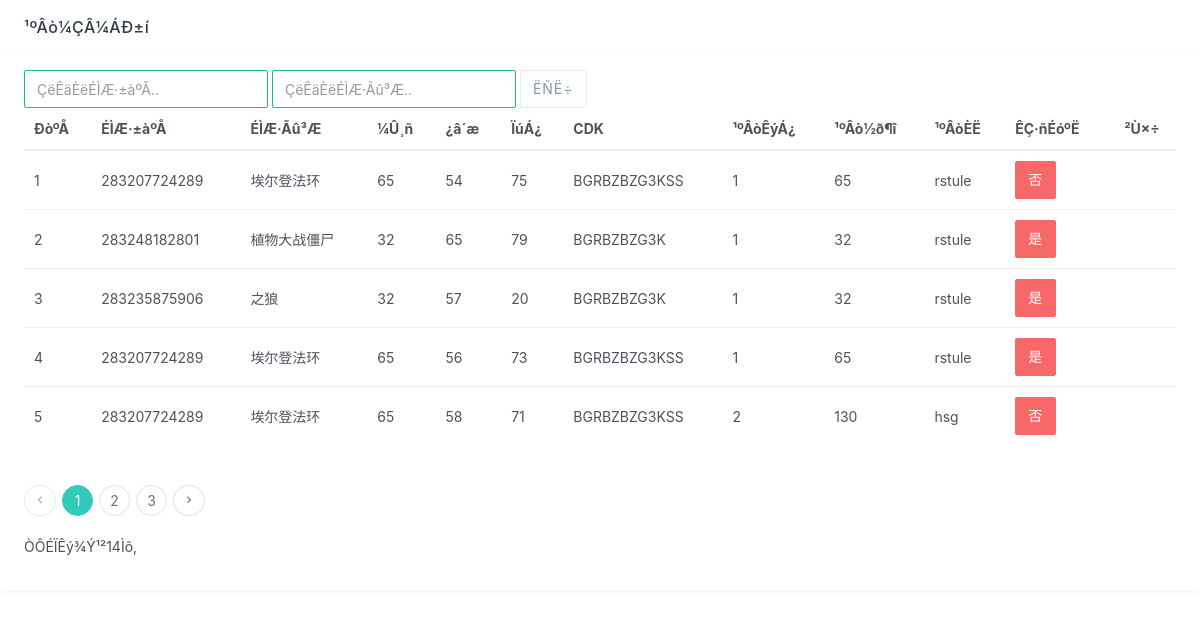
Screenshot of /goumaijilu_list_yanben.php with the database file from the repository.
### tables this page shows
CREATE TABLE IF NOT EXISTS `goumaijilu` (
  `id` int(11) NOT NULL AUTO_INCREMENT,
  `shangpinbianhao` varchar(50) DEFAULT NULL,
  `shangpinmingcheng` varchar(50) DEFAULT NULL,
  `jiage` varchar(50) DEFAULT NULL,
  `kucun` varchar(50) DEFAULT NULL,
  `xiaoliang` varchar(50) DEFAULT NULL,
  `CDK` varchar(50) DEFAULT NULL,
  `goumaishuliang` varchar(50) DEFAULT NULL,
  `goumaijine` varchar(50) DEFAULT NULL,
  `goumairen` varchar(50) DEFAULT NULL,
  `issh` varchar(10) DEFAULT '否',
  `addtime` timestamp NOT NULL DEFAULT CURRENT_TIMESTAMP,
  PRIMARY KEY (`id`)
);

### goumaijilu_list_yanben.php (the view, shortened to what this page needs)
<!DOCTYPE html PUBLIC "-//W3C//DTD XHTML 1.0 Transitional//EN" "http://www.w3.org/TR/xhtml1/DTD/xhtml1-transitional.dtd">
<html xmlns="http://www.w3.org/1999/xhtml">
<head>
<link href="ny/css/bootstrap.min.css" rel="stylesheet">
<link href="ny/css/materialdesignicons.min.css" rel="stylesheet">
<link href="ny/css/style.min.css" rel="stylesheet">
<link rel="stylesheet" href="ny/js/jconfirm/jquery-confirm.min.css">
</head>
<body>
<div class="card">
              <div class="card-header"><h4>¹ºÂò¼ÇÂ¼ÁÐ±í</h4></div>
              <div class="card-body">
			   <form class="form-inline" action="" method="post">
                  <div class="form-group">
                     <input name="shangpinbianhao" type="text" id="shangpinbianhao" class="form-control" placeholder="ÇëÊäÈëÉÌÆ·±àºÅ.." /> <input name="shangpinmingcheng" type="text" id="shangpinmingcheng" class="form-control" placeholder="ÇëÊäÈëÉÌÆ·Ãû³Æ.." />
                  </div>
                  <div class="form-group">
                    <button class="btn btn-default" type="submit">ËÑË÷</button>
                  </div>
                </form>
 <table class="table table-hover">
  <thead>
  <tr>
    <th>ÐòºÅ</th>
   <th>ÉÌÆ·±àºÅ</th>
    <th>ÉÌÆ·Ãû³Æ</th>
    <th>¼Û¸ñ</th>
    <th>¿â´æ</th>
    <th>ÏúÁ¿</th>
    <th>CDK</th>
    <th>¹ºÂòÊýÁ¿</th>
    <th>¹ºÂò½ð¶î</th>
    <th>¹ºÂòÈË</th>
    <th align='center'>ÊÇ·ñÉóºË</td>
    <th align="center"><div align="center">²Ù×÷</div></th>
  </tr>
  </thead>
   <tbody>
  <?php
    $sql="select * from goumaijilu where 1=1";
  if($_POST["paixu"]!="")
  {
  	$sql=$sql." order by ".$_POST["paixu"]." ".$_POST["px"]."";
  }
  else
  {
  	$sql=$sql." order by id desc";
  }
$query=mysql_query($sql);
  $rowscount=mysql_num_rows($query);
  if($rowscount==0)
  {}
  else
  {
  $pagelarge=5;
  $pagecurrent=$_GET["pagecurrent"];
  if($rowscount%$pagelarge==0)
  {
		$pagecount=$rowscount/$pagelarge;
  }
  else
  {
   		$pagecount=intval($rowscount/$pagelarge)+1;
  }
  if($pagecurrent=="" || $pagecurrent<=0)
{
	$pagecurrent=1;
}
		$ddddd=$pagecurrent*$pagelarge;
	for($i=$pagecurrent*$pagelarge-$pagelarge;$i<$ddddd;$i++)
{
  ?>
  <tr>
    <td ><?php echo $i+1;?></td>
    <td><?php echo mysql_result($query,$i,shangpinbianhao);?></td>
    <td><?php echo mysql_result($query,$i,shangpinmingcheng);?></td>
    <td><?php echo mysql_result($query,$i,jiage);?></td>
    <td><?php echo mysql_result($query,$i,kucun);?></td>
    <td><?php echo mysql_result($query,$i,xiaoliang);?></td>
    <td><?php echo mysql_result($query,$i,CDK);?></td>
    <td><?php echo mysql_result($query,$i,goumaishuliang);?></td>
    <td><?php echo mysql_result($query,$i,goumaijine);?></td>
    <td><?php echo mysql_result($query,$i,goumairen);?></td>
    <td><a class='<?php if(mysql_result($query,$i,"issh")=="ÊÇ"){echo "btn btn-success m-r-5";}else{echo "btn btn-danger";}?>' href="sh.php?id=<?php echo mysql_result($query,$i,"id") ?>&yuan=<?php echo mysql_result($query,$i,"issh")?>&tablename=goumaijilu" onclick="return confirm('ÄúÈ·¶¨ÒªÖ´ÐÐ´Ë²Ù×÷£¿')"><?php echo mysql_result($query,$i,"issh")?></a></td>
    <td align="center">  </td>
  </tr>
  	<?php
	}
}
?>
  </tbody>
</table>
 <nav>
                  <ul class="pagination pagination-circle" style="width:95%">
                    <li
					<?php
					 if($pagecurrent==1)
	 {
					?>
					class="disabled"
					 <?php
	 }
	 else
	 {
	 	$t=$pagecurrent-1;
	 }
	 ?>
					>
                      <a href="yaxnbenfexnye.php?pagecurrent=<?php echo $t;?>">
                        <span><i class="mdi mdi-chevron-left"></i></span>
                      </a>
                    </li>
					<?php
					 for($fyi=1;$fyi<=$pagecount;$fyi++)
	 {
	 ?>
                    <li <?php
	 if($pagecurrent==$fyi)
	 {
	 	echo " class='active'";
	 }
	 ?>><a href="yaxnbenfexnye.php?pagecurrent=<?php echo $fyi;?>"><?php echo $fyi;?></a></li>
					 <?php
	 }
	 ?>
                    <li>
                      <a href="yaxnbenfexnye.php?pagecurrent=<?php echo $pagecurrent+1;?>">
                        <span><i class="mdi mdi-chevron-right"></i></span>
                      </a>
                    </li>
                  </ul>
                </nav>
		<p>ÒÔÉÏÊý¾Ý¹²<?php echo $rowscount;?>Ìõ, </p>
  </div>
</div>
</body>
</html>

### rows the page displays
goumaijilu: shangpinbianhao "283207724289", shangpinmingcheng "埃尔登法环", jiage "65", kucun "54", xiaoliang "75", CDK "BGRBZBZG3KSS", goumaishuliang "1", goumaijine "65", goumairen "rstule", issh "否"
goumaijilu: shangpinbianhao "283248182801", shangpinmingcheng "植物大战僵尸", jiage "32", kucun "65", xiaoliang "79", CDK "BGRBZBZG3K", goumaishuliang "1", goumaijine "32", goumairen "rstule", issh "是"
goumaijilu: shangpinbianhao "283235875906", shangpinmingcheng "之狼", jiage "32", kucun "57", xiaoliang "20", CDK "BGRBZBZG3K", goumaishuliang "1", goumaijine "32", goumairen "rstule", issh "是"
goumaijilu: shangpinbianhao "283207724289", shangpinmingcheng "埃尔登法环", jiage "65", kucun "56", xiaoliang "73", CDK "BGRBZBZG3KSS", goumaishuliang "1", goumaijine "65", goumairen "rstule", issh "是"
goumaijilu: shangpinbianhao "283207724289", shangpinmingcheng "埃尔登法环", jiage "65", kucun "58", xiaoliang "71", CDK "BGRBZBZG3KSS", goumaishuliang "2", goumaijine "130", goumairen "hsg", issh "否"

### other values shown
$rowscount "14"
